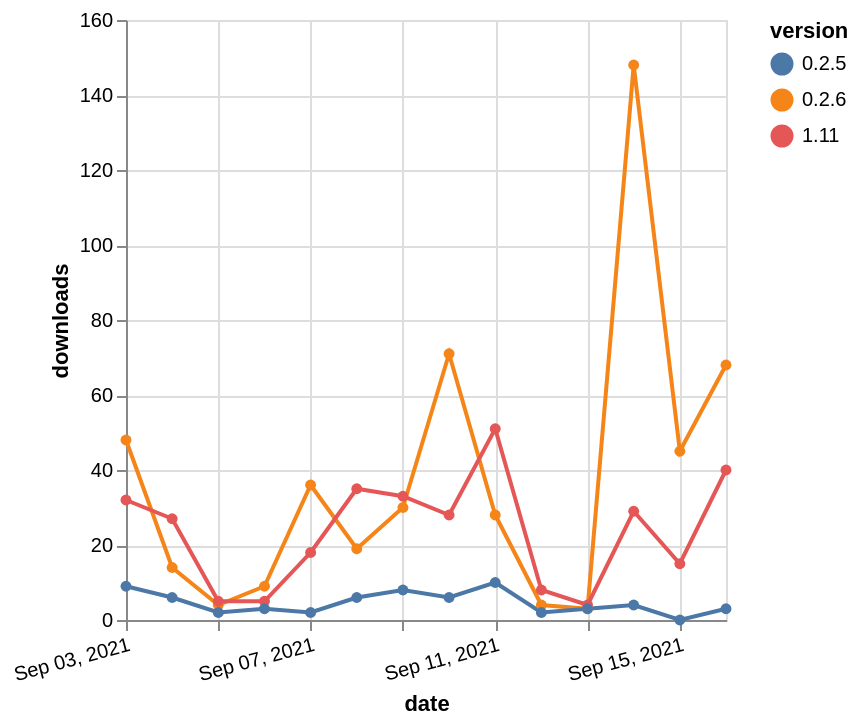

This figure's Vega-Lite source:
### Vega-Lite specification from a JSON file in a GitHub repository (floating-point values rounded to 4 significant figures)
{"$schema": "https://vega.github.io/schema/vega-lite/v5.json", "description": "A simple bar chart with embedded data.", "data": {"values": [{"date": "2021-09-03", "total": 85200, "delta": 48, "version": "0.2.6"}, {"date": "2021-09-04", "total": 85214, "delta": 14, "version": "0.2.6"}, {"date": "2021-09-05", "total": 85218, "delta": 4, "version": "0.2.6"}, {"date": "2021-09-06", "total": 85227, "delta": 9, "version": "0.2.6"}, {"date": "2021-09-07", "total": 85263, "delta": 36, "version": "0.2.6"}, {"date": "2021-09-08", "total": 85282, "delta": 19, "version": "0.2.6"}, {"date": "2021-09-09", "total": 85312, "delta": 30, "version": "0.2.6"}, {"date": "2021-09-10", "total": 85383, "delta": 71, "version": "0.2.6"}, {"date": "2021-09-11", "total": 85411, "delta": 28, "version": "0.2.6"}, {"date": "2021-09-12", "total": 85415, "delta": 4, "version": "0.2.6"}, {"date": "2021-09-13", "total": 85418, "delta": 3, "version": "0.2.6"}, {"date": "2021-09-14", "total": 85566, "delta": 148, "version": "0.2.6"}, {"date": "2021-09-15", "total": 85611, "delta": 45, "version": "0.2.6"}, {"date": "2021-09-16", "total": 85679, "delta": 68, "version": "0.2.6"}, {"date": "2021-09-03", "total": 3400, "delta": 32, "version": "1.11"}, {"date": "2021-09-04", "total": 3427, "delta": 27, "version": "1.11"}, {"date": "2021-09-05", "total": 3432, "delta": 5, "version": "1.11"}, {"date": "2021-09-06", "total": 3437, "delta": 5, "version": "1.11"}, {"date": "2021-09-07", "total": 3455, "delta": 18, "version": "1.11"}, {"date": "2021-09-08", "total": 3490, "delta": 35, "version": "1.11"}, {"date": "2021-09-09", "total": 3523, "delta": 33, "version": "1.11"}, {"date": "2021-09-10", "total": 3551, "delta": 28, "version": "1.11"}, {"date": "2021-09-11", "total": 3602, "delta": 51, "version": "1.11"}, {"date": "2021-09-12", "total": 3610, "delta": 8, "version": "1.11"}, {"date": "2021-09-13", "total": 3614, "delta": 4, "version": "1.11"}, {"date": "2021-09-14", "total": 3643, "delta": 29, "version": "1.11"}, {"date": "2021-09-15", "total": 3658, "delta": 15, "version": "1.11"}, {"date": "2021-09-16", "total": 3698, "delta": 40, "version": "1.11"}, {"date": "2021-09-03", "total": 13584, "delta": 9, "version": "0.2.5"}, {"date": "2021-09-04", "total": 13590, "delta": 6, "version": "0.2.5"}, {"date": "2021-09-05", "total": 13592, "delta": 2, "version": "0.2.5"}, {"date": "2021-09-06", "total": 13595, "delta": 3, "version": "0.2.5"}, {"date": "2021-09-07", "total": 13597, "delta": 2, "version": "0.2.5"}, {"date": "2021-09-08", "total": 13603, "delta": 6, "version": "0.2.5"}, {"date": "2021-09-09", "total": 13611, "delta": 8, "version": "0.2.5"}, {"date": "2021-09-10", "total": 13617, "delta": 6, "version": "0.2.5"}, {"date": "2021-09-11", "total": 13627, "delta": 10, "version": "0.2.5"}, {"date": "2021-09-12", "total": 13629, "delta": 2, "version": "0.2.5"}, {"date": "2021-09-13", "total": 13632, "delta": 3, "version": "0.2.5"}, {"date": "2021-09-14", "total": 13636, "delta": 4, "version": "0.2.5"}, {"date": "2021-09-15", "total": 13636, "delta": 0, "version": "0.2.5"}, {"date": "2021-09-16", "total": 13639, "delta": 3, "version": "0.2.5"}]}, "width": "container", "mark": {"type": "line", "point": {"filled": true}}, "encoding": {"x": {"field": "date", "type": "temporal", "timeUnit": "yearmonthdate", "title": "date", "axis": {"labelAngle": -15}}, "y": {"field": "delta", "type": "quantitative", "title": "downloads"}, "color": {"field": "version", "type": "nominal"}, "tooltip": {"field": "delta"}}}
